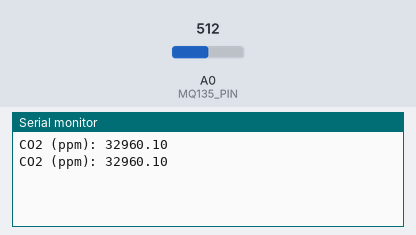
Simulated run of this sketch. Board: Arduino Uno, built with avr-gcc and run on an emulated ATmega328P. On the bench: the last lines printed to the serial monitor. The test bench sets the inputs (shaded band); at power-on: A0 (MQ135_PIN) = 512.

Above: at 1.8 s.
1.9 s: A0 (MQ135_PIN) set to 1001
At 2.8 s:
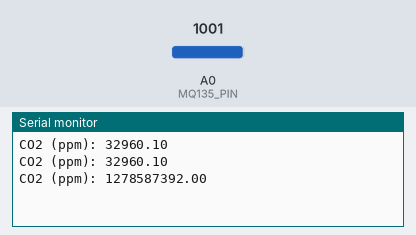
3.4 s: A0 (MQ135_PIN) set to 1019
At 4.8 s:
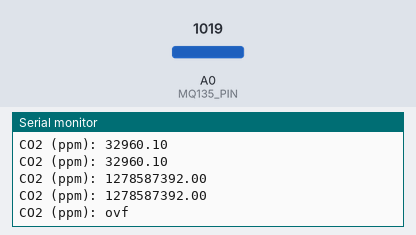

The sketch:

sketch_mq135CO2.ino
```cpp
#define MQ135_PIN A0
#define RLOAD 10.0        // Load resistance in kΩ (usually 10k)
#define RZERO 76.63       // Calibrated resistance at 400ppm CO2

void setup() {
  Serial.begin(9600);
}

void loop() {
  int analogValue = analogRead(MQ135_PIN);
  float voltage = analogValue * (5.0 / 1023.0);

  float RS = (5.0 - voltage) / voltage * RLOAD;  // Sensor resistance
  float ratio = RS / RZERO;

  // CO2 curve from datasheet (log-log)
  float ppm = 116.6020682 * pow(ratio, -2.769034857);

  Serial.print("CO2 (ppm): ");
  Serial.println(ppm);

  delay(1000);
}
```

Measured:
- the behaviour switches between 1008 and 1009 on A0 (MQ135_PIN) (found by bisection; images 1 and 2)
- after the input at 1.9 s, the serial monitor: prints a new line after 0.10 s (image 1)
- after the input at 3.4 s, the serial monitor: prints a new line after 0.61 s (image 2)
